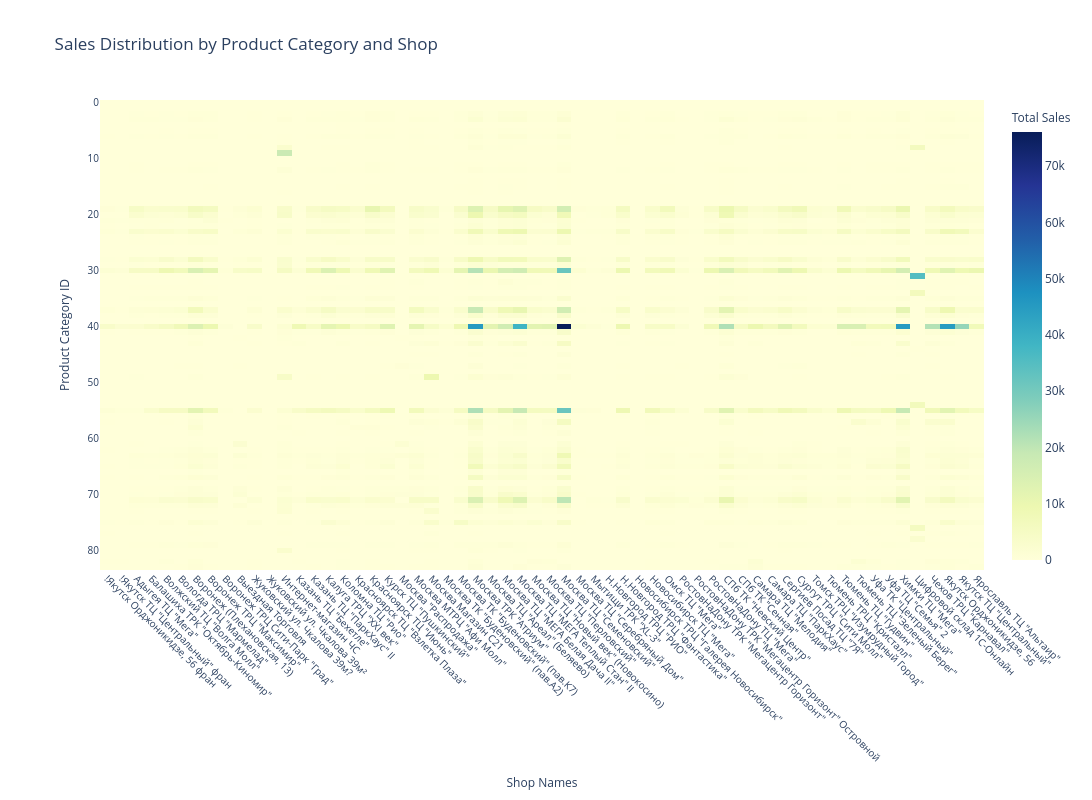

Notebook code for this chart:
### Markdown cell above
# Trends depending on shop

### Code cell
pivot_table = pd.pivot_table(
    df,
    values='item_cnt_day',
    index='item_category_id',
    columns='shop_name',
    aggfunc='sum',
    fill_value=0
)

if pivot_table.empty:
    print("Error: Filtered pivot table is empty. Please check the data in df.")
else:
    fig = px.imshow(
        pivot_table,
        labels=dict(x="Shops", y="Product Categories", color="Total Sales"),
        title="Sales Distribution by Product Category and Shop",
        color_continuous_scale='YlGnBu',
        aspect="auto"
    )

    fig.update_xaxes(
        tickangle=45,
        tickfont=dict(size=10),
        title_text="Shop Names"  
    )
    fig.update_yaxes(
        tickfont=dict(size=10),
        title_text="Product Category ID" 
    )
    fig.update_layout(
        width=1200,
        height=800,
        margin=dict(l=100, r=50, t=100, b=100),  
        coloraxis_colorbar_title_text="Total Sales",  
        coloraxis_colorbar_title_font_size=12,
        xaxis_title_font_size=12, 
        yaxis_title_font_size=12
    )

    fig.show()

### Figure 1 — Plotly figure (JSON) as saved in the notebook; plotly's stock layout.template omitted (floating-point values rounded to 4 significant figures; data arrays with more than 128 entries replaced by an {"elided": "..."} marker saying what was removed)
{"data": [{"coloraxis": "coloraxis", "hovertemplate": "Shops: %{x}<br>Product Categories: %{y}<br>Total Sales: %{z}<extra></extra>", "name": "0", "type": "heatmap", "x": ["!Якутск Орджоникидзе, 56 фран", "!Якутск ТЦ \"Центральный\" фран", "Адыгея ТЦ \"Мега\"", "Балашиха ТРК \"Октябрь-Киномир\"", "Волжский ТЦ \"Волга Молл\"", "Вологда ТРЦ \"Мармелад\"", "Воронеж (Плехановская, 13)", "Воронеж ТРЦ \"Максимир\"", "Воронеж ТРЦ Сити-Парк \"Град\"", "Выездная Торговля", "Жуковский ул. Чкалова 39м?", "Жуковский ул. Чкалова 39м²", "Интернет-магазин ЧС", "Казань ТЦ \"Бехетле\"", "Казань ТЦ \"ПаркХаус\" II", "Калуга ТРЦ \"XXI век\"", "Коломна ТЦ \"Рио\"", "Красноярск ТЦ \"Взлетка Плаза\"", "Красноярск ТЦ \"Июнь\"", "Курск ТЦ \"Пушкинский\"", "Москва \"Распродажа\"", "Москва МТРЦ \"Афи Молл\"", "Москва Магазин С21", "Москва ТК \"Буденовский\" (пав.А2)", "Москва ТК \"Буденовский\" (пав.К7)", "Москва ТРК \"Атриум\"", "Москва ТЦ \"Ареал\" (Беляево)", "Москва ТЦ \"МЕГА Белая Дача II\"", "Москва ТЦ \"МЕГА Теплый Стан\" II", "Москва ТЦ \"Новый век\" (Новокосино)", "Москва ТЦ \"Перловский\"", "Москва ТЦ \"Семеновский\"", "Москва ТЦ \"Серебряный Дом\"", "Мытищи ТРК \"XL-3\"", "Н.Новгород ТРЦ \"РИО\"", "Н.Новгород ТРЦ \"Фантастика\"", "Новосибирск ТРЦ \"Галерея Новосибирск\"", "Новосибирск ТЦ \"Мега\"", "Омск ТЦ \"Мега\"", "РостовНаДону ТРК \"Мегацентр Горизонт\"", "РостовНаДону ТРК \"Мегацентр Горизонт\" Островной", "РостовНаДону ТЦ \"Мега\"", "СПб ТК \"Невский Центр\"", "СПб ТК \"Сенная\"", "Самара ТЦ \"Мелодия\"", "Самара ТЦ \"ПаркХаус\"", "Сергиев Посад ТЦ \"7Я\"", "Сургут ТРЦ \"Сити Молл\"", "Томск ТРЦ \"Изумрудный Город\"", "Тюмень ТРЦ \"Кристалл\"", "Тюмень ТЦ \"Гудвин\"", "Тюмень ТЦ \"Зеленый Берег\"", "Уфа ТК \"Центральный\"", "Уфа ТЦ \"Семья\" 2", "Химки ТЦ \"Мега\"", "Цифровой склад 1С-Онлайн", "Чехов ТРЦ \"Карнавал\"", "Якутск Орджоникидзе, 56", "Якутск ТЦ \"Центральный\"", "Ярославль ТЦ \"Альтаир\""], "xaxis": "x", "y": [0, 1, 2, 3, 4, 5, 6, 7, 8, 9, 10, 11, 12, 13, 14, 15, 16, 17, 18, 19, 20, 21, 22, 23, 24, 25, 26, 27, 28, 29, 30, 31, 32, 33, 34, 35, 36, 37, 38, 39, 40, 41, 42, 43, 44, 45, 46, 47, 48, 49, 50, 51, 52, 53, 54, 55, 56, 57, 58, 59, 60, 61, 62, 63, 64, 65, 66, 67, 68, 69, 70, 71, 72, 73, 74, 75, 76, 77, 78, 79, 80, 81, 82, 83], "yaxis": "y", "z": {"elided": "84x60 int values"}}], "layout": {"coloraxis": {"colorbar": {"title": {"font": {"size": 12}, "text": "Total Sales"}}, "colorscale": [[0, "rgb(255,255,217)"], [0.125, "rgb(237,248,177)"], [0.25, "rgb(199,233,180)"], [0.375, "rgb(127,205,187)"], [0.5, "rgb(65,182,196)"], [0.625, "rgb(29,145,192)"], [0.75, "rgb(34,94,168)"], [0.875, "rgb(37,52,148)"], [1, "rgb(8,29,88)"]]}, "height": 800, "margin": {"b": 100, "l": 100, "r": 50, "t": 100}, "title": {"text": "Sales Distribution by Product Category and Shop"}, "width": 1200, "xaxis": {"anchor": "y", "domain": [0, 1], "tickangle": 45, "tickfont": {"size": 10}, "title": {"font": {"size": 12}, "text": "Shop Names"}}, "yaxis": {"anchor": "x", "autorange": "reversed", "domain": [0, 1], "tickfont": {"size": 10}, "title": {"font": {"size": 12}, "text": "Product Category ID"}}}}
